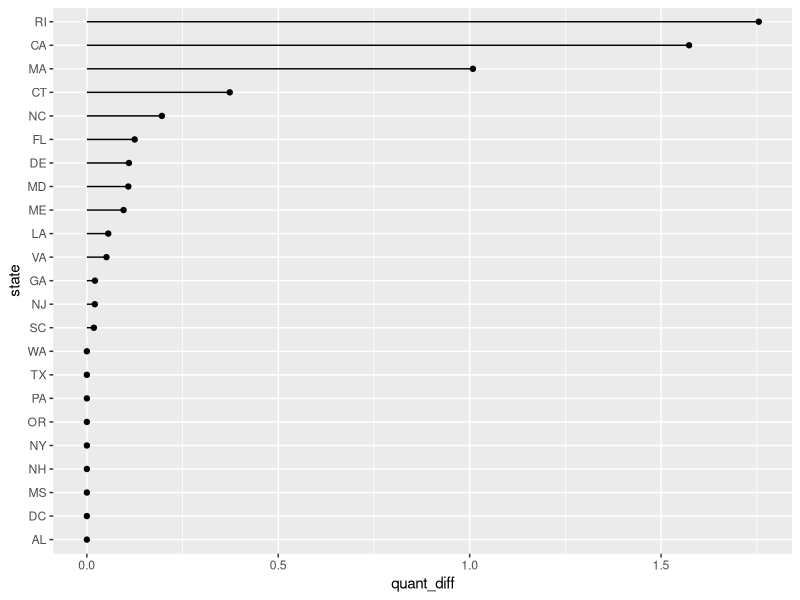
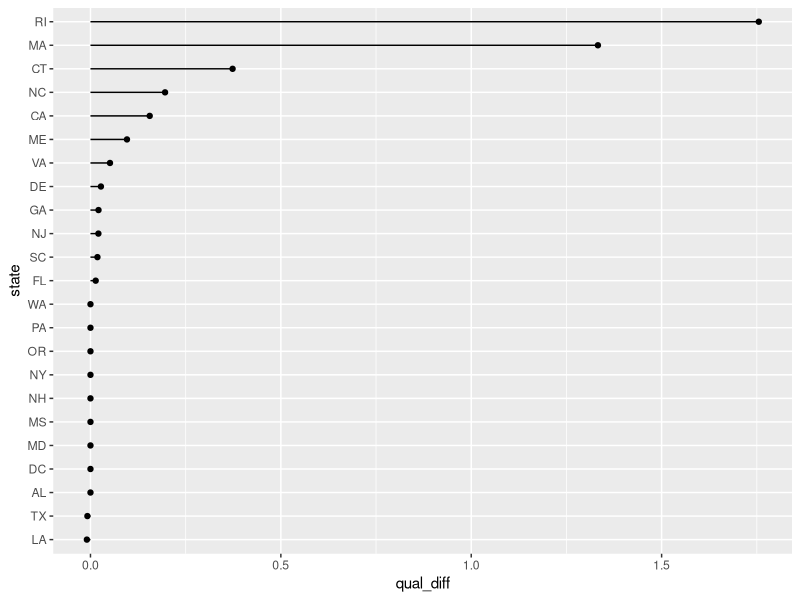
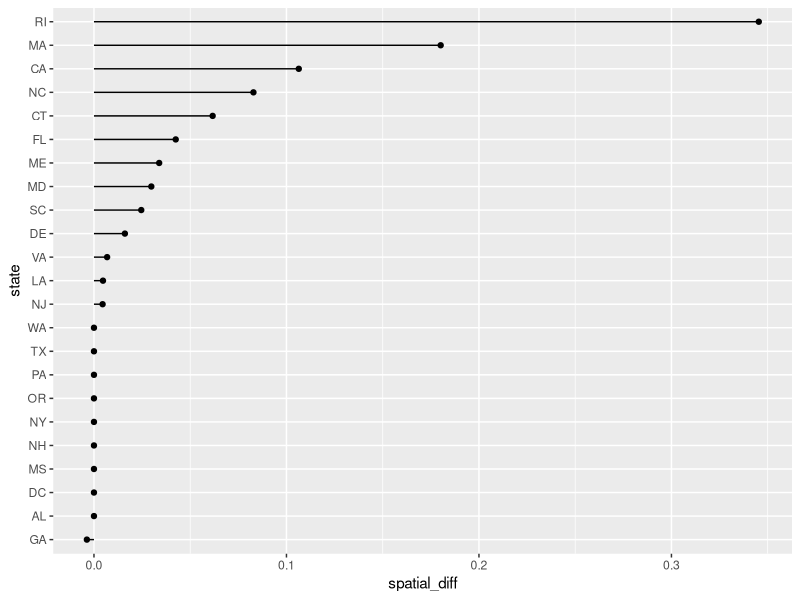
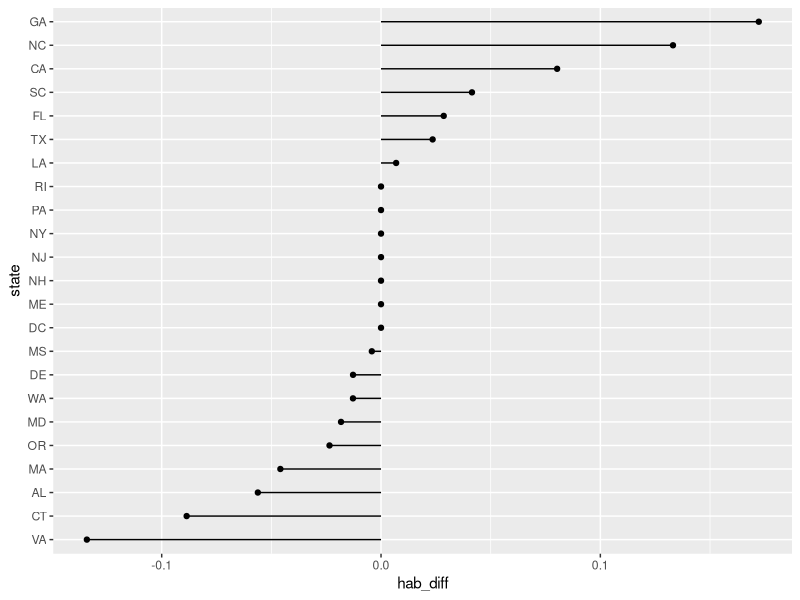

Write R code to recreate these figures, in order.
## Script to compare the metrics from different versions
# turn into a function eventually

library(tidyverse)

v1 <- read_csv("database_inventory/tables/state_metrics_v1.csv") %>% 
  rename(spatial_metric = spatial_representativeness_metric)

v2 <- read_csv("database_inventory/tables/state_metrics_v2.csv") %>% 
  # make this more elegant in the future
  rename(quantity_metric_v2 = quantity_metric,
         quality_metric_v2 = quality_metric,
         spatial_metric_v2 = spatial_representativeness_metric,
         habitat_metric_v2 = habitat_metric)

all_metrics <- full_join(v1, v2) %>% 
  mutate(across(everything(), replace_na, 0)) %>% 
  mutate(quant_diff = quantity_metric_v2 - quantity_metric,
         qual_diff = quality_metric_v2 - quality_metric,
         spatial_diff = spatial_metric_v2 - spatial_metric, 
         hab_diff = habitat_metric_v2 - habitat_metric)


# Try a plot

# plotMetricDiffs <- function(metric){
#   
# }

# 
all_metrics %>% 
  mutate(state = fct_reorder(state, quant_diff)) %>% 
  ggplot(aes(state, quant_diff)) +
  geom_point() +
  geom_segment(aes(xend = state, yend = 0)) + coord_flip()
# states with no change in quantity should not have change in the other metrics...

all_metrics %>% 
  mutate(state = fct_reorder(state, qual_diff)) %>% 
  ggplot(aes(state, qual_diff)) +
  geom_point() +
  geom_segment(aes(xend = state, yend = 0)) + coord_flip()

all_metrics %>% 
  mutate(state = fct_reorder(state, spatial_diff)) %>% 
  ggplot(aes(state, spatial_diff)) +
  geom_point() +
  geom_segment(aes(xend = state, yend = 0)) + coord_flip()
# negative means the sampling became more clustered
# positive means it became more well-dispersed

all_metrics %>% 
  mutate(state = fct_reorder(state, hab_diff)) %>% 
  ggplot(aes(state, hab_diff)) +
  geom_point() +
  geom_segment(aes(xend = state, yend = 0)) + coord_flip()
# negative means the sampling became less representative of the mapped estimates
# positive means it became better representative


